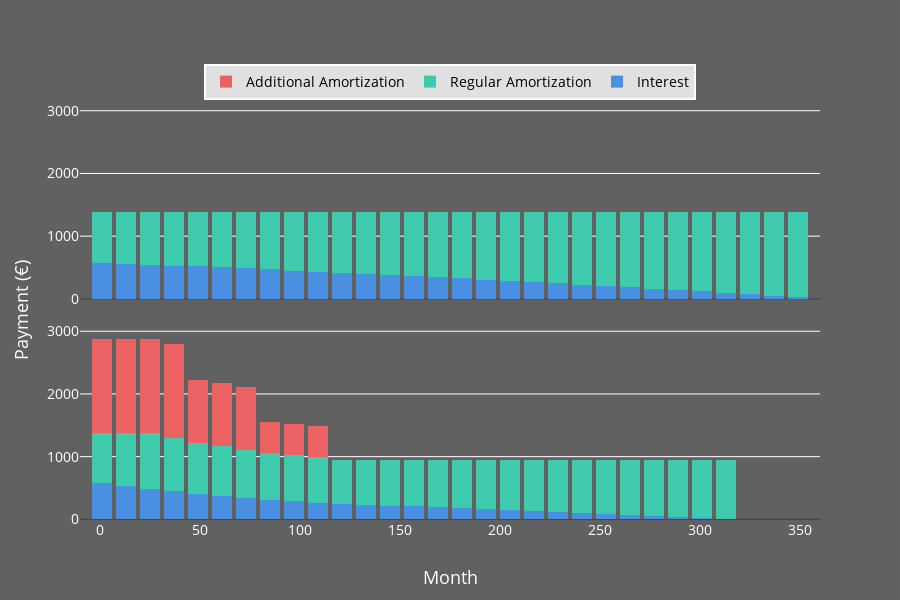

Here is the notebook cell this chart was saved with:
### Code cell
from GraphicClass import GraphicClass

params = {
    'color_side': "#212121",
    'color_bg': "#616161",
    'color_box': "#e0e0e0",
    'color_line': "#FFFFFF",
    'color_text': "#FFFFFF",
    'color_text_second': "#707070",
    'color_text_third': "#202020",
    'color_bar_price_1': "#D1E3F8",
    'color_bar_price_2': "#7AA9F7",
    'color_bar_price_3': "#2E5CB8",
    'color_bar_interest_1': "#f8d1d1",
    'color_bar_interest_2': "#f89696",
    'color_bar_interest_3': "#fa4f4f",
    'box_width': "400px",
    'box_gap': "32px"
}

graphics = GraphicClass(mortage, mortage_extra, params)
bars = graphics.monthly_payment_graph()
bars.show()

### Figure 1 — Plotly figure (JSON) as saved in the notebook; plotly's stock layout.template omitted (floating-point values rounded to 4 significant figures)
{"data": [{"name": "Interest", "showlegend": true, "type": "bar", "x": [1, 13, 25, 37, 49, 61, 73, 85, 97, 109, 121, 133, 145, 157, 169, 181, 193, 205, 217, 229, 241, 253, 265, 277, 289, 301, 313, 325, 337, 349], "xaxis": "x", "y": [576.8, 562.1, 547.2, 532.0, 516.6, 500.9, 484.9, 468.6, 452.0, 435.1, 417.9, 400.4, 382.5, 364.4, 345.9, 327.0, 307.9, 288.4, 268.5, 248.3, 227.7, 206.7, 185.3, 163.6, 141.5, 119.0, 96.01, 72.65, 48.87, 24.65], "yaxis": "y"}, {"name": "Regular Amortization", "showlegend": true, "type": "bar", "x": [1, 13, 25, 37, 49, 61, 73, 85, 97, 109, 121, 133, 145, 157, 169, 181, 193, 205, 217, 229, 241, 253, 265, 277, 289, 301, 313, 325, 337, 349], "xaxis": "x", "y": [806.3, 820.9, 835.8, 851.0, 866.4, 882.2, 898.2, 914.5, 931.1, 948.0, 965.2, 982.7, 1001.0, 1019.0, 1037.0, 1056.0, 1075.0, 1095.0, 1115.0, 1135.0, 1155.0, 1176.0, 1198.0, 1219.0, 1242.0, 1264.0, 1287.0, 1310.0, 1334.0, 1358.0], "yaxis": "y"}, {"name": "Additional Amortization", "showlegend": true, "type": "bar", "x": [1, 13, 25, 37, 49, 61, 73, 85, 97, 109, 121, 133, 145, 157, 169, 181, 193, 205, 217, 229, 241, 253, 265, 277, 289, 301, 313, 325, 337, 349], "xaxis": "x", "y": [0, 0, 0, 0, 0, 0, 0, 0, 0, 0, 0, 0, 0, 0, 0, 0, 0, 0, 0, 0, 0, 0, 0, 0, 0, 0, 0, 0, 0, 0], "yaxis": "y"}, {"name": "Interest", "showlegend": false, "type": "bar", "x": [1, 13, 25, 37, 49, 61, 73, 85, 97, 109, 121, 133, 145, 157, 169, 181, 193, 205, 217, 229, 241, 253, 265, 277, 289, 301, 313], "xaxis": "x2", "y": [576.8, 534.9, 492.3, 449.6, 407.5, 374.9, 342.9, 311.2, 289.0, 266.9, 245.0, 232.1, 219.0, 205.7, 192.1, 178.3, 164.2, 149.9, 135.3, 120.4, 105.3, 89.87, 74.18, 58.21, 41.95, 25.4, 8.54], "yaxis": "y2"}, {"name": "Regular Amortization", "showlegend": false, "type": "bar", "x": [1, 13, 25, 37, 49, 61, 73, 85, 97, 109, 121, 133, 145, 157, 169, 181, 193, 205, 217, 229, 241, 253, 265, 277, 289, 301, 313], "xaxis": "x2", "y": [806.3, 848.1, 890.8, 854.6, 816.8, 794.2, 769.0, 740.9, 732.0, 721.5, 709.1, 722.0, 735.1, 748.4, 762.0, 775.8, 789.9, 804.2, 818.8, 833.7, 848.8, 864.2, 879.9, 895.9, 912.2, 928.7, 945.6], "yaxis": "y2"}, {"name": "Additional Amortization", "showlegend": false, "type": "bar", "x": [1, 13, 25, 37, 49, 61, 73, 85, 97, 109, 121, 133, 145, 157, 169, 181, 193, 205, 217, 229, 241, 253, 265, 277, 289, 301, 313], "xaxis": "x2", "y": [1500, 1500, 1500, 1500, 1000, 1000, 1000, 500, 500, 500, 0, 0, 0, 0, 0, 0, 0, 0, 0, 0, 0, 0, 0, 0, 0, 0, 0], "yaxis": "y2"}], "layout": {"annotations": [{"font": {"size": 18}, "showarrow": false, "text": "Payment (€)", "textangle": -90, "x": -0.08, "xanchor": "center", "xref": "paper", "y": 0.5, "yanchor": "middle", "yref": "paper"}], "barmode": "stack", "height": 600, "legend": {"bgcolor": "#e0e0e0", "font": {"color": "black", "size": 14}, "orientation": "h", "title": {"text": ""}, "x": 0.5, "xanchor": "center", "y": 1, "yanchor": "bottom"}, "width": 900, "xaxis": {"anchor": "y", "domain": [0, 1], "matches": "x2", "range": [-10, 360], "showticklabels": false, "title": {"text": ""}}, "xaxis2": {"anchor": "y2", "domain": [0, 1], "range": [-10, 360], "title": {"text": "Month"}}, "yaxis": {"anchor": "x", "domain": [0.525, 1], "range": [-10, 3171.0], "title": {"text": ""}}, "yaxis2": {"anchor": "x2", "domain": [0, 0.475], "range": [-10, 3171.0]}}}
